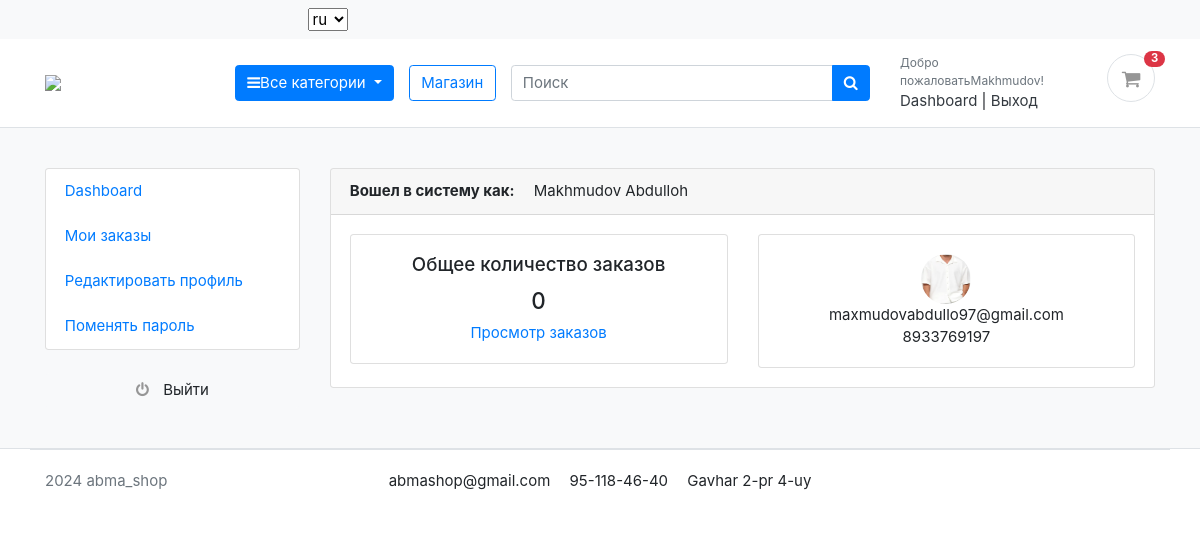
Screenshot of /accounts/dashboard/ (signed in) with the database file from the repository.
### accounts/models.py (models this page shows, shortened)
class Account(AbstractBaseUser):
    first_name      = models.CharField(max_length=50)
    last_name       = models.CharField(max_length=50)
    username        = models.CharField(max_length=50, unique=True)
    email           = models.EmailField(max_length=100, unique=True)
    phone_number    = models.CharField(max_length=50)
    date_joined     = models.DateTimeField(auto_now_add=True)
    last_login      = models.DateTimeField(auto_now_add=True)
    is_admin        = models.BooleanField(default=False)
    is_staff        = models.BooleanField(default=False)
    is_active        = models.BooleanField(default=False)
    is_superadmin        = models.BooleanField(default=False)
    USERNAME_FIELD = 'email'
    REQUIRED_FIELDS = ['username', 'first_name', 'last_name']
    objects = MyAccountManager()
    def full_name(self):
        return f'{self.first_name} {self.last_name}'
    class Meta:
        verbose_name = _('Account')
        verbose_name_plural = _('Account')

class UserProfile(models.Model):
    user = models.OneToOneField(Account, on_delete=models.CASCADE)
    address_line_1 = models.CharField(blank=True, max_length=100)
    address_line_2 = models.CharField(blank=True, max_length=100)
    profile_picture = models.ImageField(blank=True, upload_to='userprofile')
    city = models.CharField(blank=True, max_length=20)
    state = models.CharField(blank=True, max_length=20)
    country = models.CharField(blank=True, max_length=20)

### accounts/views.py (the view)
# urls.py: path('dashboard/', views.dashboard, name='dashboard'),
@login_required(login_url = 'login')
def dashboard(request):
    orders = Order.objects.order_by('-created_at').filter(user_id=request.user.id, is_ordered=True)
    orders_count = orders.count()
    userprofile = UserProfile.objects.get(user_id=request.user.id)
    context = {
        'orders_count': orders_count,
        'userprofile': userprofile,
    }
    return render(request, 'accounts/dashboard.html', context)

### carts/context_processors.py (called while the page is built)
def counter(request):
    cart_count = 0
    if 'admin' in request.path:
        return {}
    else:
        try:
            cart = Cart.objects.filter(cart_id=_cart_id(request))
            if request.user.is_authenticated:
                cart_items = CartItem.objects.all().filter(user=request.user)
            else:
                cart_items = CartItem.objects.all().filter(cart=cart[:1])
            for cart_item in cart_items:
                cart_count += cart_item.quantity
        except Cart.DoesNotExist:
            cart_count = 0
    return dict(cart_count=cart_count)

### carts/views.py (called while the page is built)
def _cart_id(request):
    cart = request.session.session_key
    if not cart:
        cart = request.session.create()
    return cart

### category/context_processors.py (called while the page is built)
def menu_links(request):
    links = Category.objects.all()
    return dict(links=links)

### category/models.py (called while the page is built)
    def get_url(self):
            return reverse('products_by_category', args=[self.slug])

### templates/accounts/dashboard.html (shortened to what this page needs)
{% extends 'base.html' %}
{% load i18n %}
{% load static %}
{% block content %}
<section class="section-conten padding-y bg">
<div class="container">
	<div class="row">
	{% include 'includes/dashboard_sidebar.html' %}
	<main class="col-md-9">
		<article class="card">
		<header class="card-header">
			<strong class="d-inline-block mr-3">{% trans 'Вошел в систему как:' %}</strong>
			<span>{{user.full_name}}</span>
		</header>
		<div class="card-body">
			<div class="row">
			<div class="col-md-6">
				<div class="card" style="text-align:center;">
					<div class="card-body">
						<h5 class="card-title">{% trans 'Общее количество заказов' %}</h5>
						<h4>{{orders_count}}</h4>
						<a href="{% url 'my_orders' %}">{% trans 'Просмотр заказов' %}</a>
					</div>
				</div>
			</div>
			<div class="col-md-6">
				<div class="card" style="text-align:center;">
					<div class="card-body">
						{% if userprofile.profile_picture %}
							<img src="{{ userprofile.profile_picture.url }}" alt="User Profile Picture" width="50" height="50" style="border-radius:50%;">
						{% else %}
							<img src="{% static 'images/banners/cover.jpg' %}" alt="Default Profile Picture" width="50" height="50" style="border-radius:50%;">
						{% endif %}
						<p class="mb-0">{{user.email}}</p>
						<p>{{user.phone_number}}</p>
					</div>
				</div>
			</div>
			</div>
		</div>
		</article>
	</main>
</div>
</div>
</section>
{% endblock %}

### templates/includes/navbar.html (shortened to what this page needs)
{% load static %}
{% load i18n %}
<header class="section-header">
    <link href="https://stackpath.bootstrapcdn.com/bootstrap/4.5.2/css/bootstrap.min.css" rel="stylesheet">
    <head>
        <link href="https://stackpath.bootstrapcdn.com/bootstrap/4.5.2/css/bootstrap.min.css" rel="stylesheet">
    </head>
    <nav class="navbar navbar-expand-lg navbar-light bg-light">
        <div class="collapse navbar-collapse" id="navbarTop4">
            <ul class="navbar-nav mr-auto">
              <li class="dropdown" id="language-switcher">
        <form action="{% url 'set_language' %}" method="post">
            <select class="selectpicker" name="language" style="width: auto;" onchange="this.form.submit()">
              {% get_current_language as LANGUAGE_CODE %}
              {% get_available_languages as LANGUAGES %}
              {% get_language_info_list for LANGUAGES as languages %}
              {% for language in languages %}
                  <option
                    value="{{ language.code }}"
                    {% if language.code == LANGUAGE_CODE %} selected="selected"{% endif %}
                    data-content='<img src="/static/img/flags/{{ language.code }}.png">
                    <span style="display:inline-block; width:100px; padding-left: 10px; text-shadow:none">
                      {{ language.name_local }}
                    </span>'>
                    {{ language.code }}
                  </option>
              {% endfor %}
            </select>
        </form>
    </li>
            </ul>
        </div>
    </nav>
    <section class="header-main border-bottom">
        <div class="container">
            <div class="row align-items-center">
                <div class="col-lg-2 col-md-3 col-6">
                    <a class="brand-wrap" href="{% url 'home' %}">
                        <img class="logo" src="{% static './images/logo.png' %}">
                    </a>
                </div>
                <div class="col-lg col-sm col-md col-6 flex-grow-0">
                    <div class="category-wrap dropdown d-inline-block float-right">
                        <button class="btn btn-primary dropdown-toggle" data-toggle="dropdown" type="button">
                            <i class="fa fa-bars"></i>{% trans 'Все категории' %}
                        </button>
                    </div>
                </div>
                <a class="btn btn-outline-primary" href="{% url 'store' %}">{% trans 'Магазин' %}</a>
                <div class="col-lg  col-md-6 col-sm-12 col">
                    <form action="{% url 'search' %}" class="search" method='GET'>
                        <div class="input-group w-100">
                            <input class="form-control" name="keyword" placeholder="{% trans 'Поиск' %}" style="width:60%;"
                                   type="text">
                            <div class="input-group-append">
                                <button class="btn btn-primary" type="submit">
                                    <i class="fa fa-search"></i>
                                </button>
                            </div>
                        </div>
                    </form>
                </div>
                <div class="col-lg-3 col-sm-6 col-8 order-2 order-lg-3">
                    <div class="d-flex justify-content-end mb-3 mb-lg-0">
                        {% if user.id is None %}
                        <div class="widget-header">
                            <small class="title text-muted">{% trans 'Желанный гость!' %}</small>
                            <div>
                                <a href="{% url 'login' %}">{% trans 'Войти' %}</a> <span class="dark-transp"> | </span>
                                <a href="{% url 'register' %}">{% trans 'Зарегистрировать' %} </a>
                            </div>
                        </div>
                        {% else %}
                        <div class="widget-header">
                            <small class="title text-muted">{% trans 'Добро пожаловать' %}{{user.first_name}}!</small>
                            <div>
                                <a href="{% url 'dashboard' %}">Dashboard</a> <span class="dark-transp"> | </span>
                                <a href="{% url 'logout' %}"> {% trans 'Выход' %}</a>
                            </div>
                        </div>
                        {% endif %}
                        <a class="widget-header pl-3 ml-3" href="{% url 'cart' %}">
                            <div class="icon icon-sm rounded-circle border"><i class="fa fa-shopping-cart"></i></div>
                            <span class="badge badge-pill badge-danger notify">{{cart_count}}</span>
                        </a>
                    </div>
                </div>
            </div>
        </div>
    </section>
</header>

### static/css/ui.css (style rules this page uses)
html { font-family: "Inter", sans-serif; font-size: 15px; }
.icon-xs, .icon-sm, .icon-md, .icon-lg { display: inline-block; text-align: center; flex-shrink: 0; flex-grow: 0; }
.icon-sm { width: 48px; height: 48px; line-height: 48px !important; font-size: 20px; }
.padding-y { padding-top: 40px; padding-bottom: 40px; }
article:after, .form-group:after { display: block; clear: both; content: ""; }
.bg { background-color: #f8f9fa; }
p:last-child { margin-bottom: 0; }
.header-main { position: relative; padding-top: 1rem; padding-bottom: 1rem; }
.brand-wrap .logo, .navbar-brand .logo { margin-right: 7px; max-height: 42px; display: inline-block; }
.widget-header { display: inline-block; vertical-align: middle; position: relative; }
.widget-header a { color: #343a40; }
.widget-header i { color: #969696; }
.widget-header .title { display: block; }
.widget-header .notify { position: absolute; top: -3px; right: -10px; }
.notify { position: absolute; top: -4px; right: -10px; display: inline-block; padding: 0.25em 0.6em; font-size: 12px; line-height: 1; text-align: center; border-radius: 3rem; color: #fff; background-color: #fa3434; }

### rows the page displays
Account: first_name "Makhmudov", full_name "Makhmudov Abdulloh", email "maxmudovabdullo97@gmail.com", phone_number "8933769197"
UserProfile: profile_picture (picture)

### other values shown
{{ cart_count }} "3"
{{ orders_count }} "0"
form field language "ru"
